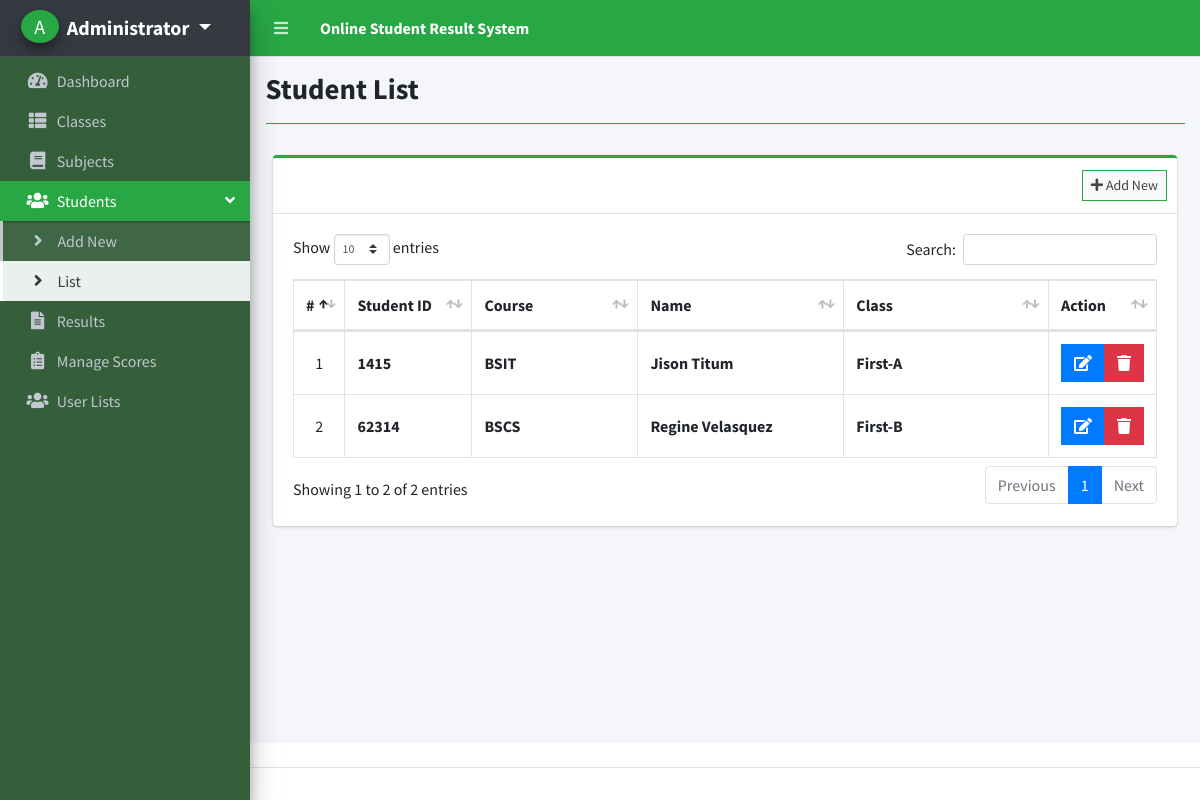
The app's page /index.php?page=student_list (signed in) with its own data.
### tables this page shows
CREATE TABLE `students` (
  `id` int(30) NOT NULL,
  `student_code` varchar(50) NOT NULL,
  `course` varchar(50) NOT NULL,
  `firstname` varchar(200) NOT NULL,
  `middlename` varchar(200) NOT NULL,
  `lastname` varchar(200) NOT NULL,
  `gender` varchar(50) NOT NULL,
  `address` text NOT NULL,
  `class_id` int(30) NOT NULL,
  `date_created` datetime NOT NULL DEFAULT current_timestamp()
);

### student_list.php (the view, shortened to what this page needs)
<?php include'db_connect.php' ?>
<div class="col-lg-12">
	<div class="card card-outline card-success">
		<div class="card-header">
			<div class="card-tools">
				<a class="btn btn-block btn-sm btn-default btn-flat border-success " href="./index.php?page=new_student"><i class="fa fa-plus"></i> Add New</a>
			</div>
		</div>
		<div class="card-body">
			<table class="table tabe-hover table-bordered" id="list">
				<colgroup>
					<col width="5%">
					<col width="15%">
					<col width="20%">
					<col width="25%">
					<col width="25%">
					<col width="15%">
				</colgroup>
				<thead>
					<tr>
						<th class="text-center">#</th>
						<th>Student ID</th>
						<th>Course</th>
						<th>Name</th>
						<th>Class</th>
						<th>Action</th>
					</tr>
				</thead>
				<tbody>
					<?php
					$i = 1;
					$qry = $conn->query("SELECT s.*,concat(c.level,'-',c.section) as class,concat(firstname,' ',middlename,' ',lastname) as name FROM students s inner join classes c on c.id = s.class_id order by concat(firstname,' ',middlename,' ',lastname) asc  ");
					while($row= $qry->fetch_assoc()):
					?>
					<tr>
						<td class="text-center"><?php echo $i++ ?></td>
						<td class=""><b><?php echo $row['student_code'] ?></b></td>
						<td><b><?php echo ucwords($row['course']) ?></b></td>
						<td><b><?php echo ucwords($row['name']) ?></b></td>
						<td><b><?php echo ucwords($row['class']) ?></b></td>
						<td class="text-center">
		                    <div class="btn-group">
		                        <a href="index.php?page=edit_student&id=<?php echo $row['id'] ?>" class="btn btn-primary btn-flat ">
		                          <i class="fas fa-edit"></i>
		                        </a>
		                        <button type="button" class="btn btn-danger btn-flat delete_student" data-id="<?php echo $row['id'] ?>">
		                          <i class="fas fa-trash"></i>
		                        </button>
	                      </div>
						</td>
					</tr>
				<?php endwhile; ?>
				</tbody>
			</table>
		</div>
	</div>
</div>

### student_list.php (style rules this page uses)
table td { vertical-align: middle !important; }

### records on screen
students: student_code "1415", course "BSIT", name "Jison Titum", class "First-A"
students: student_code "62314", course "BSCS", name "Regine Velasquez", class "First-B"

### other values on screen
$_SESSION['system']['name'] "Online Student Result System"
$_SESSION['login_firstname'].' '.$_SESSION['login_lastname'] "Administrator"
$title "Student List"
